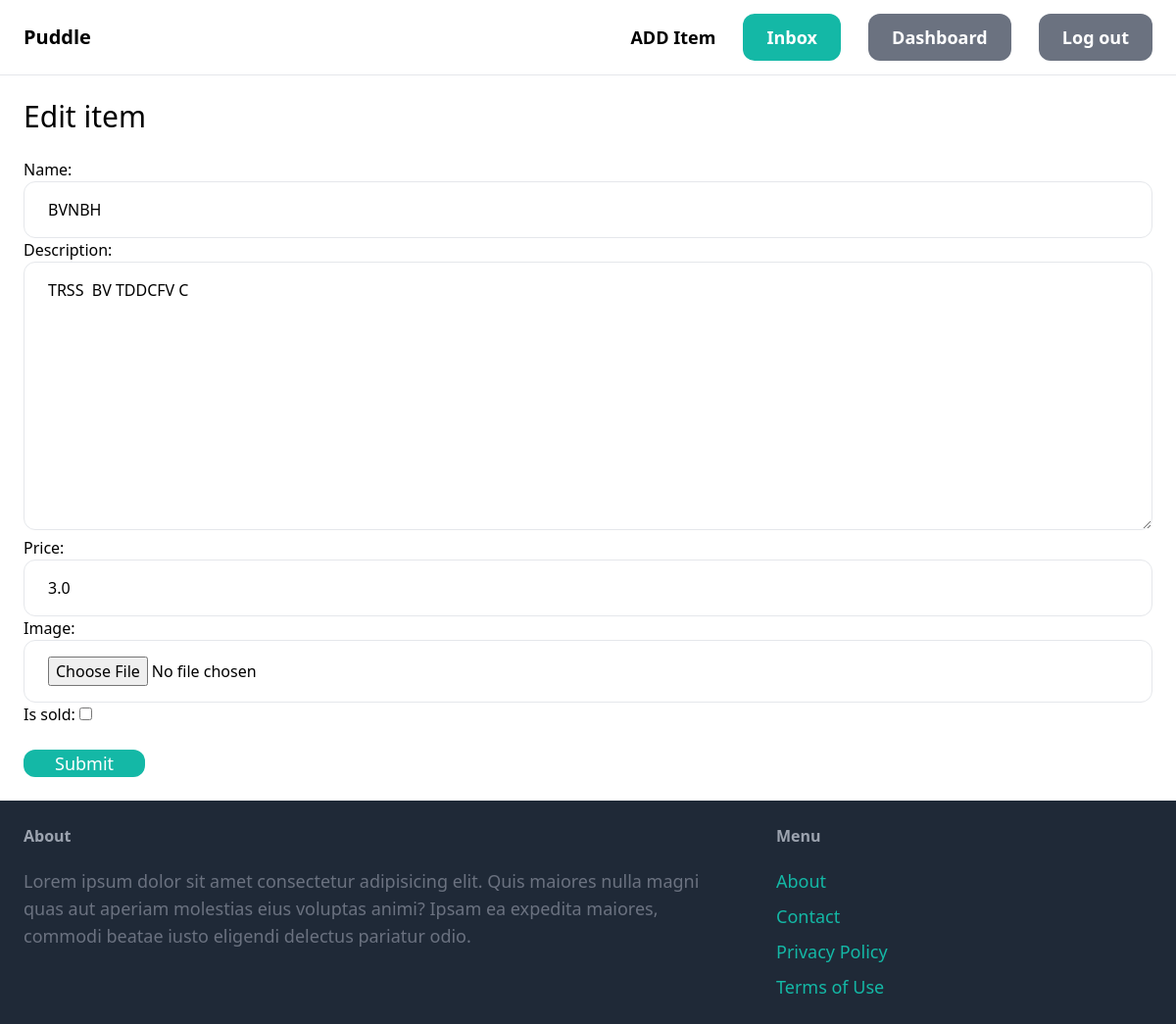
/item/5/edit (signed in), run on the app's committed database.
### item/models.py (models this page shows, shortened)
class Item(models.Model):
    category = models.ForeignKey(Category, related_name='items',on_delete=models.CASCADE)
    name = models.CharField(max_length=255)
    description = models.TextField(blank=True, null=True)
    price = models.FloatField()
    is_sold = models.BooleanField(default=False)
    created_at = models.DateTimeField(auto_now_add=True)
    created_by = models.ForeignKey(User, related_name='items', on_delete = models.CASCADE)
    image = models.ImageField(upload_to='item_images',blank=True,null=True)

### item/views.py (the view)
# urls.py: path('<int:pk>/edit', views.edit, name='edit'),
@login_required
def edit(request, pk):
    item = get_object_or_404(Item, pk=pk, created_by=request.user)
    if request.method == 'POST':
        form = EditItemForm(request.POST, request.FILES, instance=item)
        if form.is_valid():
            form.save()
            print(f"Item updated: {item.name}, {item.description}, {item.price}")
            return redirect('item:detail', pk=item.id)
        else:
            print(f"Form errors: {form.errors}")
            print(f"Form data: {request.POST}")
    else:
        print('fef')
        form = EditItemForm(instance=item)
    print("Rendering form for editing item:", item.name)
    return render(request, 'item/form.html', {
        'form': form,
        'title': 'Edit item'
    })

### item/forms.py
class EditItemForm(forms.ModelForm):
    class Meta:
        model = Item
        fields = ('name','description','price','image','is_sold')
        widgets = {
        'name': forms.TextInput(attrs={
            'class': INPUT_CLASSES}),
        'description': forms.Textarea(attrs={
            'class': INPUT_CLASSES}),
        'price': forms.TextInput(attrs={
            'class': INPUT_CLASSES}),
        'image':  forms.FileInput(attrs={
            'class': INPUT_CLASSES} ),
        }

### item/templates/item/form.html (shortened to what this page needs)
{% extends 'core/base.html' %}
{% block content %}
<h1 class="mb-6 text-3xl">{{ title }}</h1>
<form method="post" action="/" enctype="multipart/form-data">
    {{ form.as_p }}
    <button type="submit" class="mt-6 px-8 text-lg bg-teal-500 hover:bg-teal-700 rounded-xl text-white">Submit</button>
</form>
{% endblock %}

### data on the page
Item: name "BVNBH", description "TRSS BV TDDCFV C", price "3.0"

### other printed values
{{ title }} "Edit item"
